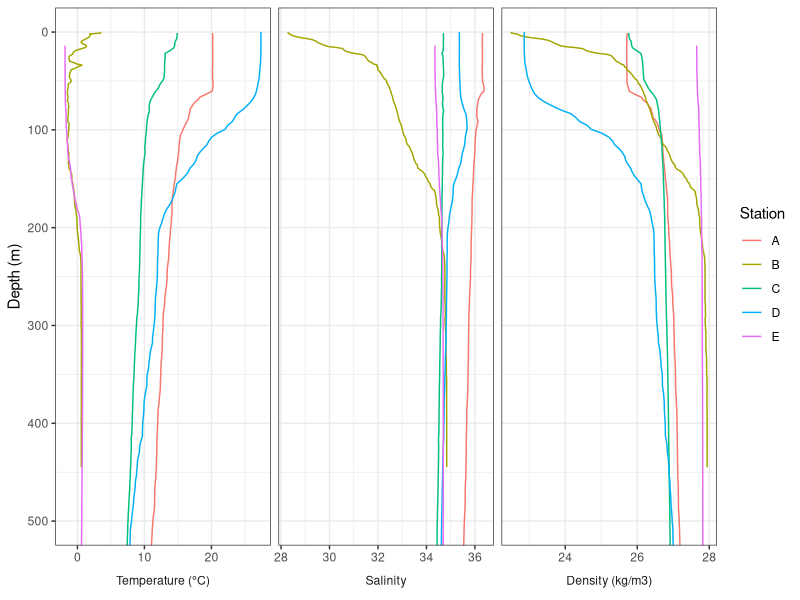
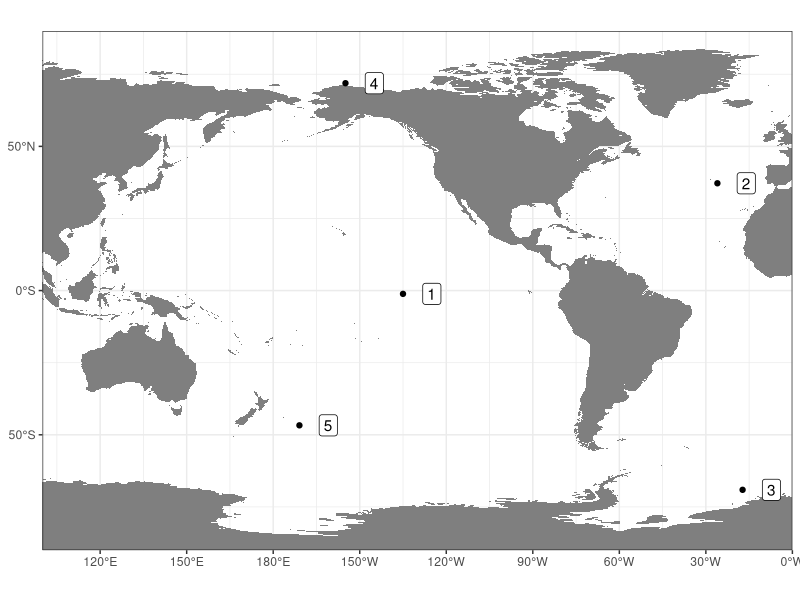

These charts were generated, in order, by the following R code:
## ---- chunk 1
knitr::opts_chunk$set(echo = FALSE, warning = FALSE, message = FALSE)
library(tidyverse)
## ---- chunk 2
df <- read_csv("profiles.csv")

varlabs <- c(theta = "Temperature (°C)",
             sal = "Salinity",
             sigma = "Density (kg/m3)")

gather(df, key, value, theta, sal, sigma) %>%
  ggplot(aes(value, z)) +
  geom_path(aes(color = Cruise)) +
  facet_wrap(~factor(key, c("theta", "sal", "sigma")), 
             nrow = 1, scales = "free_x", 
             strip.position="bottom",
             labeller = as_labeller(varlabs)) +
  scale_y_reverse() +
  coord_cartesian(ylim = c(500,0), expand = TRUE) +
  scale_color_discrete(labels = c("A","B","C","D","E")) +
  labs(x = NULL,
       y = "Depth (m)",
       color = "Station") +
  theme_bw() +
  theme(strip.background = element_blank(),
        strip.placement = "outside")
## ---- chunk 3
xrange <- c(100,360)
xbr <- seq(0,360,30)
xlabs <- ifelse(xbr>180, paste0(360-xbr, "°W"), paste0(xbr,"°E"))

yrange <- c(-90,90)
ybr <- pretty(yrange)
ylabs <- ifelse(ybr>0, paste0(ybr, "°N"), paste0(abs(ybr), "°S"))

group_by(df, Cruise) %>% 
  summarize(lon = mean(lon), lat = mean(lat)) %>%
  ggplot(aes(ifelse(lon<0,lon+360,lon), lat)) +
  geom_polygon(aes(long, lat, group = group), data = map_data("world2"), fill = "grey50") +
  geom_point() +
  geom_label(aes(label = c(2,4,5,1,3)), nudge_x = 10) +
  coord_quickmap(xlim = xrange, ylim = yrange, expand = FALSE) +
  scale_x_continuous(breaks = xbr, labels = xlabs) +
  scale_y_continuous(breaks = ybr, labels = ylabs) +
  labs(x = NULL, y = NULL) +
  theme_bw()

